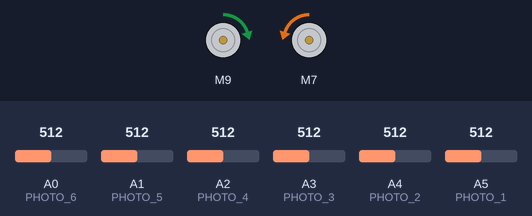
The sketch below on a simulated Arduino Uno, built with avr-gcc and run on an emulated ATmega328P. Shown: 2 × DC motor (green arrow = forward, orange = backward, longer = faster). The inputs (shaded band) are chosen by the test bench; at power-on: A0 (PHOTO_6) = 512, A4 (PHOTO_2) = 512, A5 (PHOTO_1) = 512, A1 (PHOTO_5) = 512, A2 (PHOTO_4) = 512, A3 (PHOTO_3) = 512.

Above: at 2.2 s.
2.3 s: A0 (PHOTO_6) set to 716
At 3.5 s:
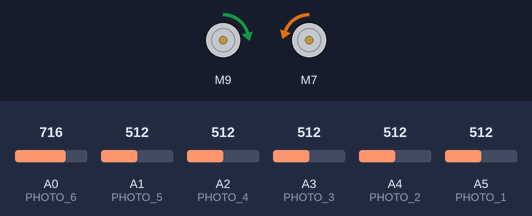
3.8 s: A4 (PHOTO_2) set to 716
At 4.7 s:
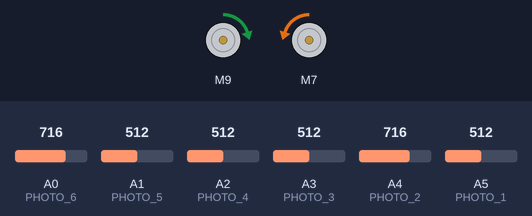
5.3 s: A5 (PHOTO_1) set to 992
At 5.9 s:
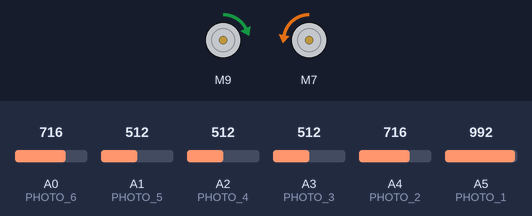
6.8 s: A5 (PHOTO_1) set to 938
8.3 s: A5 (PHOTO_1) set to 909
At 9.4 s:
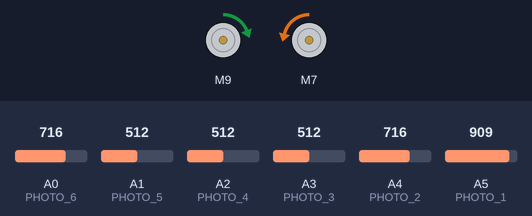
9.8 s: A5 (PHOTO_1) set to 30
At 10.5 s:
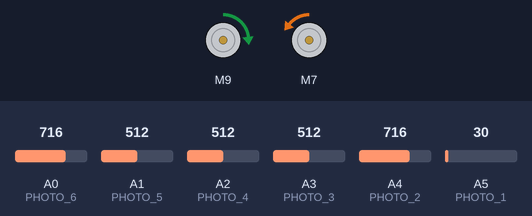
Timing chart, 0 to 12.3 s (numbered marks = the images above; inputs shaded):
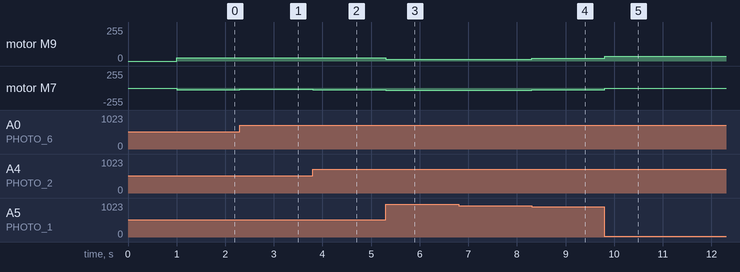

The sketch:

lineFollower.ino
```cpp
/*
  //  LINE FOLLOWER ROBOT BY TOMASZ JAKUBOWSKI  [2017-2018]
  //  FUSEBIT SETTINGS FOR AVRDUDE (8MHZ INTERNAL CLOCK): -U lfuse:w:0xe2:m -U hfuse:w:0xd9:m
  //  SET BOARD AS PURE AVR ATMEGA CHIP WITH 8MHZ CLOCK
  //  BE AWARE THAT SERIAL IS OCCUPIED BY BUTTON(TX) AND LED(RX)
  //  PROGRAMMING DONE BY USBASP THROUGH ISP INTERFACE
*/

#include <PID_v1.h>
#include "motors.h"

int lineSide = 0;
int lastCentroid = 25;

int getCentroid(int minimalMass, int criticalMass)   //calculate the line position using mass/torque relation analogy //returns values 0-50, and -1 if it sees only black
{
  int sensorReadings[6];
  int mass = 0;
  int torque = 0;

  sensorReadings[0] = analogRead(PHOTO_1);
  sensorReadings[1] = analogRead(PHOTO_2);
  sensorReadings[2] = analogRead(PHOTO_3);
  sensorReadings[3] = analogRead(PHOTO_4);
  sensorReadings[4] = analogRead(PHOTO_5);
  sensorReadings[5] = analogRead(PHOTO_6);

  for (int i = 0; i < 6; i++)
  {
    int reading = sensorReadings[i] / 32;
    mass += reading;
    torque += reading * (i + 1);
  }

  if (lastCentroid < 15)       lineSide = -1;
  else if (lastCentroid > 35) lineSide = 1;
  else lineSide = 0;

  if (mass < minimalMass)
  {
    if (lineSide == -1) return 0;
    else if(lineSide == 0) return 25;
    else return 50;
  }

  else if (mass > criticalMass)  return -1;

  else
  {
    lastCentroid = torque * 10 / mass - 10;
    return lastCentroid;
  }

}

double centroid = 25;
double setpoint = 25;
double wheel = 25;
Motors motors;
PID drivingPID(&centroid, &wheel, &setpoint, 3.0 , 0.0, 0.05 , REVERSE);

void setup()
{
  //UCSR0B &= ~((1 << RXEN0) | (1 << TXEN0)); //DISABLE UART
  Serial.begin(38400);
  motors.drive(0, 25);

  drivingPID.SetSampleTime(1);
  drivingPID.SetMode(AUTOMATIC);

  delay(1000);
}

void loop()
{
  centroid = (double)getCentroid(10, 150);

  if (centroid != -1)
  {
    drivingPID.Compute();
    motors.drive(16, wheel);
  }
  else
  {
    motors.brake();
  }
}
```

motors.cpp
```cpp
#include "motors.h"

Motors::Motors():
  rightMotor(ENABLE_A, MOTOR_1, MOTOR_2),
  leftMotor(ENABLE_B, MOTOR_3, MOTOR_4)
{
  pinMode(PHOTO_1, INPUT);
  pinMode(PHOTO_2, INPUT);
  pinMode(PHOTO_3, INPUT);
  pinMode(PHOTO_4, INPUT);
  pinMode(PHOTO_5, INPUT);
  pinMode(PHOTO_6, INPUT);
  pinMode(BUTTON, INPUT);

  pinMode(MOTOR_1, OUTPUT);
  pinMode(MOTOR_2, OUTPUT);
  pinMode(MOTOR_3, OUTPUT);
  pinMode(MOTOR_4, OUTPUT);
  pinMode(ENABLE_A, OUTPUT);
  pinMode(ENABLE_B, OUTPUT);
  pinMode(LED_LIGHT, OUTPUT);
}

int Motors::multiMap(int val, int* _in, int* _out, uint8_t size)
{
  // note: the _in array should have increasing values

  // take care the value is within range
  // val = constrain(val, _in[0], _in[size-1]);
  if (val <= _in[0]) return _out[0];
  if (val >= _in[size - 1]) return _out[size - 1];

  // search right interval
  uint8_t pos = 1;  // _in[0] allready tested
  while (val > _in[pos]) pos++;

  // this will handle all exact "points" in the _in array
  if (val == _in[pos]) return _out[pos];

  // interpolate in the right segment for the rest
  return (val - _in[pos - 1]) * (_out[pos] - _out[pos - 1]) / (_in[pos] - _in[pos - 1]) + _out[pos - 1];
}

void Motors::move(int left, int right)  //-70 +70
{
  isStopped = 0;

  bool leftDir = 0;
  bool rightDir = 0;
  if (left >= 0) leftDir = 1;
  if (right >= 0) rightDir = 1;
  left = abs(left);
  right = abs(right);
  left = multiMap(left, motorInput, motorOutput, 8);
  right = multiMap(right, motorInput, motorOutput, 8);

  rightMotor.setSpeed(right);
  leftMotor.setSpeed(left);
  leftSpeed = left;
  rightSpeed = right;
  if (leftDir)  leftMotor.forward();
  if (!leftDir) leftMotor.backward();
  if (rightDir) rightMotor.backward();
  if (!rightDir)rightMotor.forward();
}

void Motors::drive(int _speed, int _wheel)
{
  _wheel = constrain(_wheel, 0, 50);
  _wheel -= 25;
  _speed = constrain(_speed, -70, 70);
  move(_speed + _wheel, _speed - _wheel);
}

void Motors::brake()
{
  if (isStopped == 0)
  {
    move(-leftSpeed*1.2, -rightSpeed*1.2);
    delay(50);
    move(0, 0);
    delay(600);
  }
  isStopped = 1;
}
```

motors.h
```cpp
#ifndef MOTORS_H
#define MOTORS_H

///A0 and A7 Are SHORTED (BAD SOLDERING JOB)
#define PHOTO_1 PC5
#define PHOTO_2 PC4
#define PHOTO_3 PC3
#define PHOTO_4 PC2
#define PHOTO_5 PC1
#define PHOTO_6 PC0
#define BUTTON  PD1
#define MOTOR_1 PD7
#define MOTOR_2 8 //for some reason PB0 PB1 and PB2 didnt work
#define MOTOR_3 9
#define MOTOR_4 10
#define ENABLE_A  PD6
#define ENABLE_B  PD5
#define LED_LIGHT PD0

#include <L298N.h>

const int motorInput[]  = {0, 10, 20, 30, 40, 50, 60, 70};
const int motorOutput[] = {0, 20, 27, 35, 46, 61, 123, 255};

class Motors
{
  private:
    int leftSpeed = 0;
    int rightSpeed = 0;
    bool isStopped = 0;

    L298N rightMotor;
    L298N leftMotor;
    int multiMap(int val, int* _in, int* _out, uint8_t size);
    void move(int left, int right);   //-70 +70

  public:
    Motors();
    void drive(int _speed, int _wheel);///0-255, 0-50
    void brake();
};

#endif  //MOTORS_H
```

Measured:
- after the input at 2.3 s, motor M9: forward 24/255 → forward 26/255 at once; motor M7: backward 24/255 → backward 22/255 at once
- after the input at 3.8 s, motor M9: forward 26/255 → forward 24/255 at once; motor M7: backward 22/255 → backward 24/255 at once
- after the input at 5.3 s, motor M9: forward 24/255 → forward 14/255 at once; motor M7: backward 24/255 → backward 31/255 at once
- after the input at 6.8 s, every drawn part: stays the same
- after the input at 8.3 s, motor M9: forward 14/255 → forward 20/255 at once; motor M7: backward 31/255 → backward 28/255 at once
- after the input at 9.8 s, motor M9: forward 20/255 → forward 36/255 at once; motor M7: backward 28/255 → backward 2/255 at once
